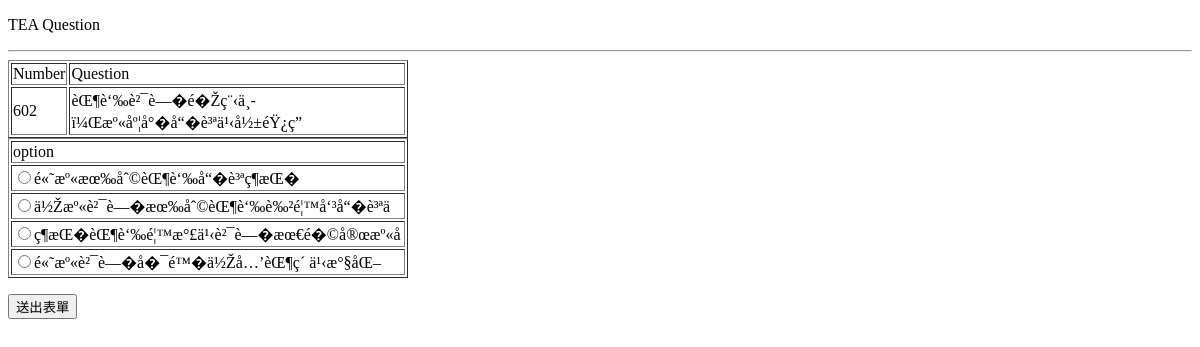
Page /origver/list.php on the earlier database version.
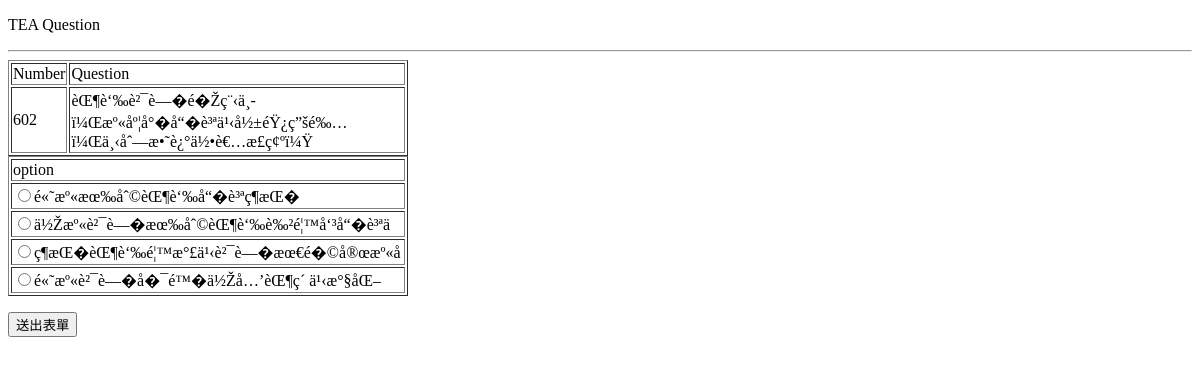
Same page on the later database version.
### tables this page shows
CREATE TABLE IF NOT EXISTS `question` (
`qid` int(5) NOT NULL,
  `question` varchar(100) NOT NULL,
  `cid` int(3) NOT NULL
);

CREATE TABLE IF NOT EXISTS `options` (
`oid` int(5) NOT NULL,
  `woption` varchar(40) NOT NULL,
  `answer` tinyint(4) NOT NULL,
  `qid` int(5) NOT NULL
);

### origver/list.php (the view, shortened to what this page needs)
<?php
	require("config.php");
?>
<!DOCTYPE html PUBLIC "-//W3C//DTD XHTML 1.0 Transitional//EN" "http://www.w3.org/TR/xhtml1/DTD/xhtml1-transitional.dtd">
<html xmlns="http://www.w3.org/1999/xhtml">
<head>
</head>
<body>
<p> TEA Question</p>
<hr />
<form action="getans.php" method="POST">
<table width="400" border="1">
    <tr>
    <td>Number</td>
    <td>Question</td>
    </tr>
<?php
$random=rand(1,698);
$sql = "select * from `question` where qid=$random";
$results=mysqli_query($conn,$sql);
while (	$rs=mysqli_fetch_array($results)) {
	echo "<tr>
	<td>" , $rs['qid'] ,"</td>
	<td>" , $rs['question'],"</td>
    </tr>";
}
?>
</table>
<table width="400" border="1">
    <tr>
    <td>option</td>
    </tr>
<?php
$sql = "select * from `options` where qid=$random";
$results=mysqli_query($conn,$sql);
while (	$rs=mysqli_fetch_array($results)) {
	echo "<tr>
    <td><input type=\"radio\" id=\"oid\" name=\"oid\" value=",$rs['oid'],">" , $rs['woption'],"</td>
    </tr>";
}
?>
</table>
<p><input type='submit' value='送出表單'></p>
</form>
</body>
</html>

Differences in the rows shown:
changed question id 602: question "èŒ¶è‘‰è²¯è—�é�Žç¨‹ä¸­ï¼Œæº«åº¦å°�å“�è³ªä¹‹å½±éŸ¿ç”" → "èŒ¶è‘‰è²¯è—�é�Žç¨‹ä¸­ï¼Œæº«åº¦å°�å“�è³ªä¹‹å½±éŸ¿ç”šé‰…ï¼Œä¸‹åˆ—æ•˜è¿°ä½•è€…æ­£ç¢ºï¼Ÿ"
